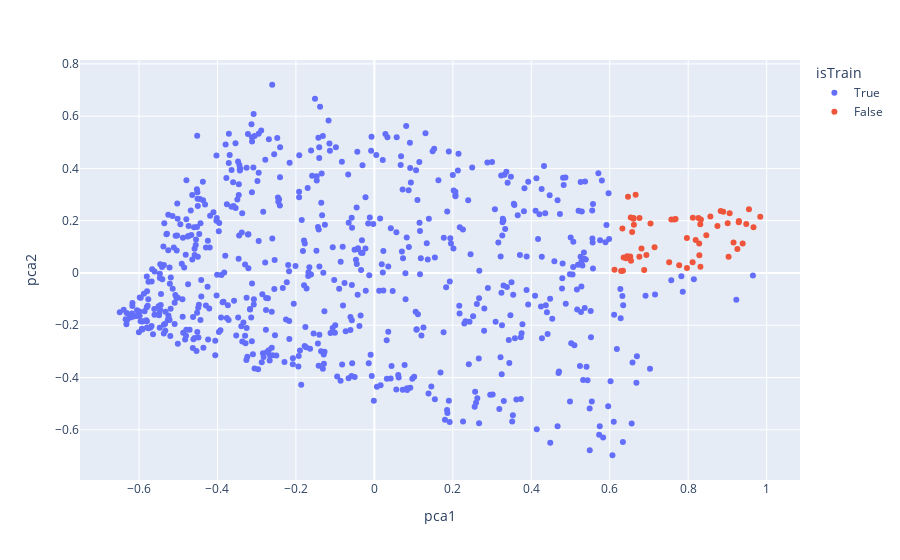

The notebook cell saved with this chart:
### Code cell
fig = px.scatter(mts_pca_df, x='pca1', y='pca2', hover_data=['index'], color='isTrain')
fig.show()

### Figure 1 — Plotly figure (JSON) as saved in the notebook; plotly's stock layout.template omitted (floating-point values rounded to 4 significant figures; data arrays with more than 128 entries replaced by an {"elided": "..."} marker saying what was removed)
{"data": [{"customdata": {"elided": "668x1 int values"}, "hovertemplate": "isTrain=True<br>pca1=%{x}<br>pca2=%{y}<br>index=%{customdata[0]}<extra></extra>", "legendgroup": "True", "marker": {"color": "#636efa", "symbol": "circle"}, "mode": "markers", "name": "True", "orientation": "v", "showlegend": true, "type": "scatter", "x": {"elided": "668 float values"}, "xaxis": "x", "y": {"elided": "668 float values"}, "yaxis": "y"}, {"customdata": [[6], [13], [14], [18], [22], [46], [63], [64], [83], [84], [104], [105], [106], [107], [118], [119], [129], [130], [281], [311], [323], [325], [350], [364], [365], [372], [373], [378], [385], [405], [406], [413], [430], [449], [490], [495], [496], [497], [498], [499], [512], [513], [514], [528], [529], [538], [598], [605], [638], [650], [651], [699], [700], [701], [721], [722]], "hovertemplate": "isTrain=False<br>pca1=%{x}<br>pca2=%{y}<br>index=%{customdata[0]}<extra></extra>", "legendgroup": "False", "marker": {"color": "#EF553B", "symbol": "circle"}, "mode": "markers", "name": "False", "orientation": "v", "showlegend": true, "type": "scatter", "x": [0.6337, 0.903, 0.6423, 0.6878, 0.6523, 0.7572, 0.6756, 0.6934, 0.8893, 0.8262, 0.8308, 0.8191, 0.8113, 0.7678, 0.7039, 0.8745, 0.948, 0.8462, 0.8324, 0.9665, 0.6616, 0.6606, 0.8281, 0.812, 0.9253, 0.8285, 0.8312, 0.681, 0.6122, 0.6465, 0.6542, 0.6445, 0.777, 0.7969, 0.7967, 0.8565, 0.9007, 0.9057, 0.9549, 0.8829, 0.9837, 0.9288, 0.6759, 0.9389, 0.6323, 0.6536, 0.9293, 0.7143, 0.6354, 0.6571, 0.6604, 0.7649, 0.7516, 0.629, 0.6661, 0.9156], "xaxis": "x", "y": [0.008759, 0.06189, 0.05622, 0.01171, 0.06295, 0.2045, 0.06246, 0.0688, 0.2348, 0.2105, 0.1861, 0.1262, 0.04105, 0.207, 0.1896, 0.1797, 0.1873, 0.1442, 0.2051, 0.1754, 0.1842, 0.2101, 0.1131, 0.2116, 0.09159, 0.06756, 0.02386, 0.09388, 0.01198, 0.2917, 0.04658, 0.06428, 0.02964, 0.0192, 0.1343, 0.2163, 0.1899, 0.2286, 0.2439, 0.237, 0.2157, 0.1944, 0.2101, 0.1126, 0.1705, 0.2126, 0.1992, 0.09811, 0.05901, 0.1568, 0.2077, 0.2051, 0.04106, 0.007302, 0.2995, 0.1171], "yaxis": "y"}], "layout": {"legend": {"title": {"text": "isTrain"}, "tracegroupgap": 0}, "margin": {"t": 60}, "xaxis": {"anchor": "y", "domain": [0, 1], "title": {"text": "pca1"}}, "yaxis": {"anchor": "x", "domain": [0, 1], "title": {"text": "pca2"}}}}
